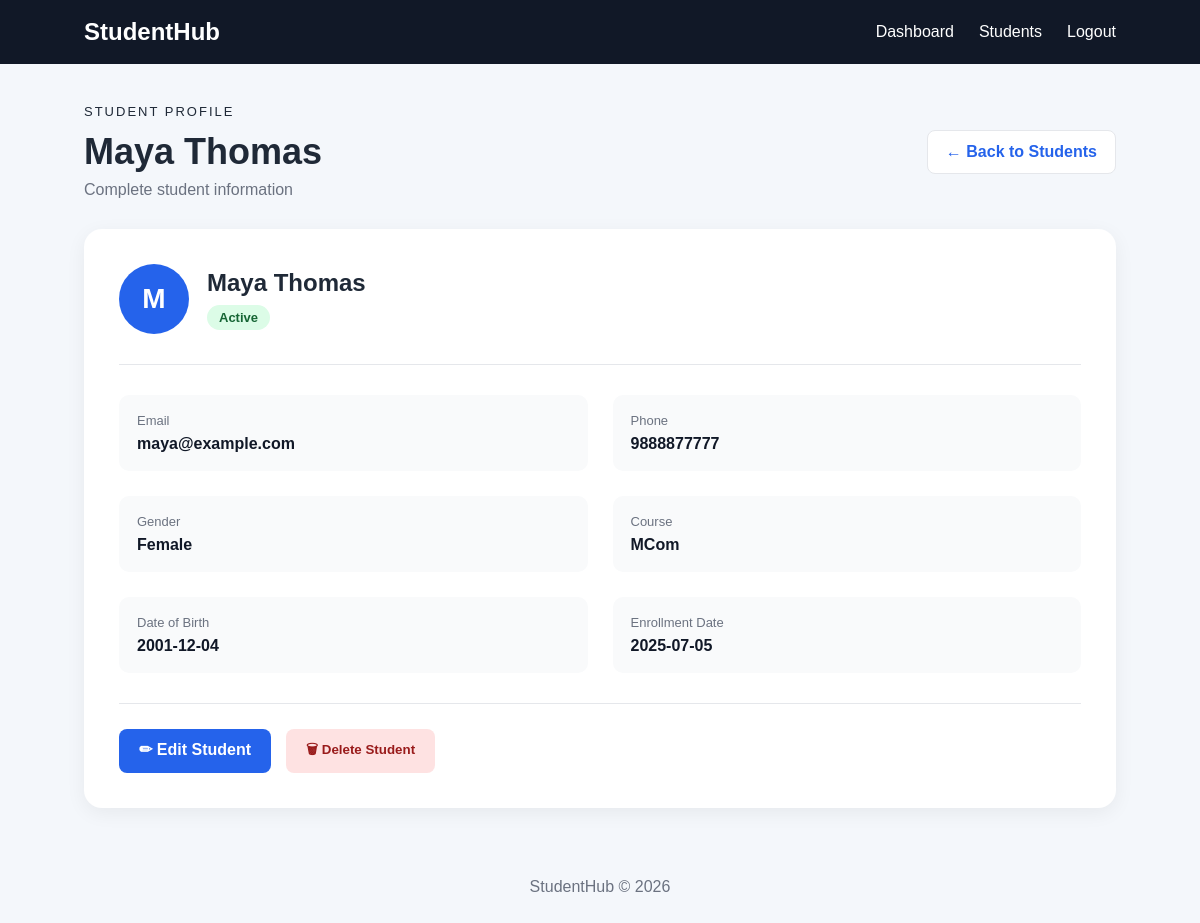
Screenshot of /student/8 (signed in) with the database file from the repository.
### tables this page shows
CREATE TABLE students (

    id INTEGER PRIMARY KEY AUTOINCREMENT,

    name TEXT NOT NULL,

    email TEXT NOT NULL UNIQUE,

    phone TEXT,

    gender TEXT,

    course_id INTEGER NOT NULL,

    date_of_birth TEXT,

    enrollment_date TEXT DEFAULT CURRENT_DATE,

    status TEXT NOT NULL DEFAULT 'Active',

    FOREIGN KEY (course_id)
        REFERENCES courses(id)

);

CREATE TABLE courses (

    id INTEGER PRIMARY KEY AUTOINCREMENT,

    name TEXT NOT NULL UNIQUE

);

### app.py (the view)
@app.route("/student/<int:student_id>")
def student_detail(student_id):
    if "user_id" not in session:
        return redirect(url_for("login"))
    if session.get("user_role") != "admin":
        return redirect(url_for("student_dashboard"))
    connection = get_db_connection()
    student = connection.execute("""
        SELECT students.*, courses.name AS course
        FROM students
        JOIN courses
        ON students.course_id = courses.id
        WHERE students.id = ?
    """, (student_id,)).fetchone()
    connection.close()
    if not student:
        return "Student not found."
    return render_template(
        "student_detail.html",
        student=student
    )

### database.py (called while the page is built)
def get_db_connection():
    connection = sqlite3.connect(DATABASE)
    connection.row_factory = sqlite3.Row
    connection.execute(
        "PRAGMA foreign_keys = ON"
    )
    return connection

### templates/student_detail.html (shortened to what this page needs)
<!DOCTYPE html>
<html lang="en">
<head>
    <link rel="stylesheet"
          href="{{ url_for('static', filename='style.css') }}">
</head>
<body>
    <div class="navbar">
        <div class="logo">
            StudentHub
        </div>
        <nav>
            <a href="{{ url_for('dashboard') }}">Dashboard</a>
            <a href="{{ url_for('students') }}">Students</a>
            <a href="{{ url_for('logout') }}">Logout</a>
        </nav>
    </div>
    <div class="container">
        <div class="page-header">
            <div>
                <p class="tag">STUDENT PROFILE</p>
                <h1>
                    {{ student.name }}
                </h1>
                <p class="subtitle">
                    Complete student information
                </p>
            </div>
            <a class="back-btn"
               href="{{ url_for('students') }}">
                ← Back to Students
            </a>
        </div>
        <div class="student-profile-card">
            <div class="profile-header">
                <div class="profile-avatar">
                    {{ student.name[0] }}
                </div>
                <div>
                    <h2>{{ student.name }}</h2>
                    {% if student.status == "Active" %}
                        <span class="status active">
                            Active
                        </span>
                    {% else %}
                        <span class="status inactive">
                            Inactive
                        </span>
                    {% endif %}
                </div>
            </div>
            <div class="details-grid">
                <div class="detail-item">
                    <span class="detail-label">
                        Email
                    </span>
                    <strong>
                        {{ student.email }}
                    </strong>
                </div>
                <div class="detail-item">
                    <span class="detail-label">
                        Phone
                    </span>
                    <strong>
                        {{ student.phone }}
                    </strong>
                </div>
                <div class="detail-item">
                    <span class="detail-label">
                        Gender
                    </span>
                    <strong>
                        {{ student.gender }}
                    </strong>
                </div>
                <div class="detail-item">
                    <span class="detail-label">
                        Course
                    </span>
                    <strong>
                        {{ student.course }}
                    </strong>
                </div>
                <div class="detail-item">
                    <span class="detail-label">
                        Date of Birth
                    </span>
                    <strong>
                        {{ student.date_of_birth }}
                    </strong>
                </div>
                <div class="detail-item">
                    <span class="detail-label">
                        Enrollment Date
                    </span>
                    <strong>
                        {{ student.enrollment_date }}
                    </strong>
                </div>
            </div>
            <div class="profile-actions">
                <a class="edit-btn"
                   href="{{ url_for(
                       'edit_student',
                       student_id=student.id
                   ) }}">
                    ✏ Edit Student
                </a>
                <form
                    method="POST"
                    action="{{ url_for(
                        'delete_student',
                        student_id=student.id
                    ) }}"
                    onsubmit="return confirm(
                        'Are you sure you want to delete this student?'
                    );"
                >
                    <button
                        type="submit"
                        class="delete-btn">
                        🗑 Delete Student
                    </button>
                </form>
            </div>
        </div>
    </div>
    <footer>
        StudentHub © 2026
    </footer>
</body>
</html>

### static/style.css (style rules this page uses)
* { margin: 0; padding: 0; box-sizing: border-box; }
body { font-family: Arial, sans-serif; background: #f4f7fb; color: #1f2937; }
.navbar { background: #111827; color: white; padding: 18px 7%; display: flex; justify-content: space-between; align-items: center; }
.logo { font-size: 24px; font-weight: bold; }
nav { display: flex; gap: 25px; }
nav a { color: white; text-decoration: none; }
.container { width: 86%; max-width: 1200px; margin: 40px auto; }
.tag { font-size: 13px; letter-spacing: 2px; margin-bottom: 12px; }
footer { text-align: center; padding: 30px; color: #6b7280; }
.page-header { display: flex; justify-content: space-between; align-items: center; margin-bottom: 30px; }
.page-header h1 { font-size: 36px; margin-bottom: 8px; }
.subtitle { color: #6b7280; }
.back-btn { text-decoration: none; background: white; color: #2563eb; padding: 12px 18px; border-radius: 8px; border: 1px solid #e5e7eb; font-weight: bold; }
.student-profile-card { background: white; padding: 35px; border-radius: 18px; box-shadow: 0 5px 20px rgba(0, 0, 0, 0.06); }
.profile-header { display: flex; align-items: center; gap: 18px; padding-bottom: 30px; border-bottom: 1px solid #e5e7eb; }
.profile-avatar { width: 70px; height: 70px; border-radius: 50%; background: #2563eb; color: white; display: flex; align-items: center; justify-content: center; font-size: 28px; font-weight: bold; }
.profile-header h2 { margin-bottom: 8px; }
.status { display: inline-block; padding: 5px 12px; border-radius: 20px; font-size: 13px; font-weight: bold; }
.status.active { background: #dcfce7; color: #166534; }
.details-grid { display: grid; grid-template-columns: repeat(2, 1fr); gap: 25px; padding: 30px 0; }
.detail-item { background: #f9fafb; padding: 18px; border-radius: 10px; }
.detail-label { display: block; color: #6b7280; font-size: 13px; margin-bottom: 7px; }
.detail-item strong { color: #111827; }
.profile-actions { display: flex; gap: 15px; padding-top: 25px; border-top: 1px solid #e5e7eb; }
.edit-btn, .delete-btn { padding: 11px 20px; border-radius: 8px; text-decoration: none; font-weight: bold; cursor: pointer; }
.edit-btn { background: #2563eb; color: white; }
.delete-btn { background: #fee2e2; color: #991b1b; border: none; }

### rows the page displays
students: name "Maya Thomas", name "M", email "maya@example.com", phone "9888877777", gender "Female", date_of_birth "2001-12-04", enrollment_date "2025-07-05"
courses: course "MCom"
